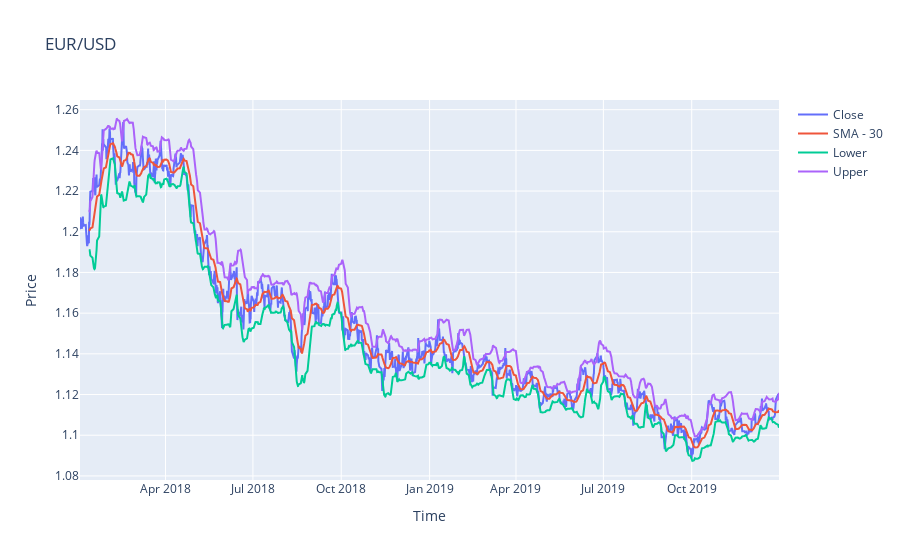

Notebook source saved alongside this figure:
### Code cell
fig = go.Figure()

fig.add_trace(go.Scatter(x=data.index, y=data.Close, name='Close'))
fig.add_trace(go.Scatter(x=data.index, y=data.SMA, name=f'SMA - {SMA}'))
fig.add_trace(go.Scatter(x=data.index, y=data.Lower, name='Lower'))
fig.add_trace(go.Scatter(x=data.index, y=data.Upper, name='Upper'))

fig.update_layout(title='EUR/USD', xaxis_title='Time', yaxis_title='Price')

fig.show()

### Figure 1 — Plotly figure (JSON) as saved in the notebook; plotly's stock layout.template omitted (floating-point values rounded to 4 significant figures; data arrays with more than 128 entries replaced by an {"elided": "..."} marker saying what was removed)
{"data": [{"name": "Close", "type": "scatter", "x": {"elided": "2070 str values"}, "y": {"elided": "2070 float values"}}, {"name": "SMA - 30", "type": "scatter", "x": {"elided": "2070 str values"}, "y": {"elided": "2070 float values"}}, {"name": "Lower", "type": "scatter", "x": {"elided": "2070 str values"}, "y": {"elided": "2070 float values"}}, {"name": "Upper", "type": "scatter", "x": {"elided": "2070 str values"}, "y": {"elided": "2070 float values"}}], "layout": {"title": {"text": "EUR/USD"}, "xaxis": {"title": {"text": "Time"}}, "yaxis": {"title": {"text": "Price"}}}}
